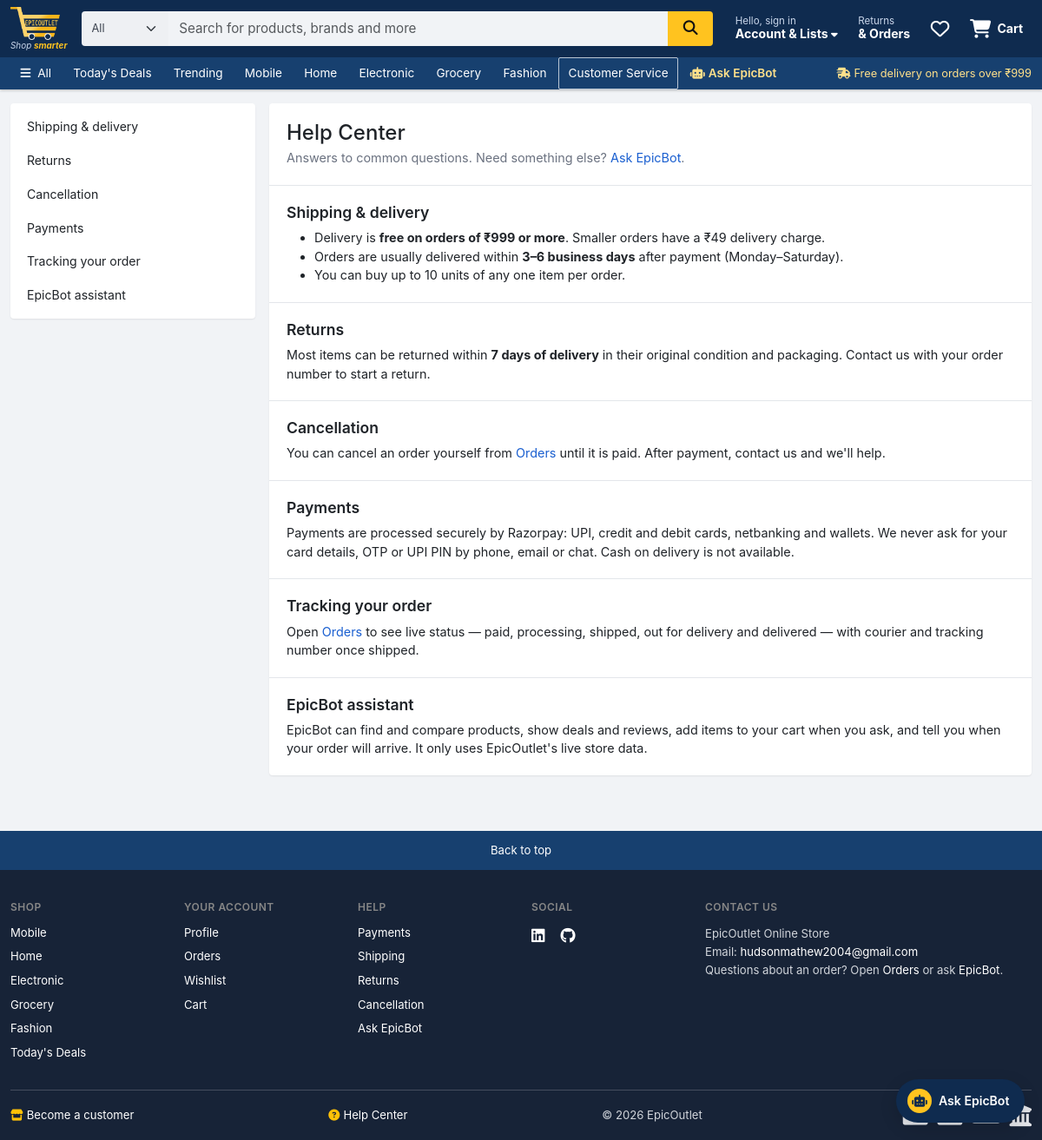
/help, run on the app's committed database.
### shop/models.py (models this page shows, shortened)
class Catagory(models.Model):
    name = models.CharField(max_length=150, null=False, blank=False, unique=True)
    image = CloudinaryField('image', folder='Epicoutlte/catagory/')
    description = models.TextField(max_length=500, null=False, blank=False)
    status = models.BooleanField(default=False, help_text="0-show, 1-Hidden")
    Created_at = models.DateTimeField(auto_now_add=True)
    order = models.PositiveIntegerField(default=0)
    objects = VisibleQuerySet.as_manager()
    class Meta:
        ordering = ['order']
        verbose_name = 'Category'
        verbose_name_plural = 'Categories'
    def get_absolute_url(self):
        return reverse('collection_view', args=[self.name])

### shop/views.py (the view)
# urls.py: path('help', views.help_page, name='help'),
def help_page(request):
    return render(request, 'shop/help.html', {
        'free_shipping_threshold': settings.FREE_SHIPPING_THRESHOLD,
        'shipping_fee': settings.SHIPPING_FEE,
        'delivery_min': settings.DELIVERY_MIN_DAYS,
        'delivery_max': settings.DELIVERY_MAX_DAYS,
        'max_qty': settings.MAX_QTY_PER_ITEM,
    })

### shop/context_processors.py (called while the page is built)
def store(request):
    context = {
        'SITE_NAME': settings.SITE_NAME,
        'nav_categories': visible_categories(),
        'cart_count': 0,
        'wishlist_count': 0,
        'wishlist_ids': set(),
    }
    user = getattr(request, 'user', None)
    if user is not None and user.is_authenticated:
        context['cart_count'] = cart.objects.filter(user=user).count()
        wishlist_ids = set(fav.objects.filter(user=user).values_list('product_id', flat=True))
        context['wishlist_ids'] = wishlist_ids
        context['wishlist_count'] = len(wishlist_ids)
    return context

### shop/models.py (called while the page is built)
    def visible(self):
        return self.filter(status=False)

### shop/services.py (called while the page is built)
def visible_categories():
    categories = cache.get(CATEGORY_CACHE_KEY)
    if categories is None:
        categories = list(Catagory.objects.visible())
        cache.set(CATEGORY_CACHE_KEY, categories, 300)
    return categories

### shop/templatetags/shop_extras.py (called while the page is built, shortened)
@register.filter
def inr(value):
    try:
        value = int(value)
    except (TypeError, ValueError):
        return value
    sign = '-' if value < 0 else ''
    digits = str(abs(value))
    if len(digits) <= 3:
        return sign + digits

### shop/templates/shop/help.html (shortened to what this page needs)
{% extends "shop/layouts/main.html" %}
{% load shop_extras %}
{% block content %}
<div class="container pt-3">
  <div class="row g-3">
    <div class="col-lg-3">
      <nav class="surface help-nav py-2" aria-label="Help topics">
        <a href="#shipping">Shipping &amp; delivery</a>
        <a href="#returns">Returns</a>
        <a href="#cancellation">Cancellation</a>
        <a href="#payments">Payments</a>
        <a href="#orders">Tracking your order</a>
        <a href="#epicbot">EpicBot assistant</a>
      </nav>
    </div>
    <div class="col-lg-9">
      <div class="surface">
        <div class="help-section">
          <h1 class="h4 mb-1">Help Center</h1>
          <p class="text-muted-2 mb-0">Answers to common questions. Need something else? <a href="{% url 'chat' %}">Ask EpicBot</a>.</p>
        </div>
        <section class="help-section" id="shipping">
          <h2>Shipping &amp; delivery</h2>
          <ul class="mb-0">
            <li>Delivery is <strong>free on orders of ₹{{ free_shipping_threshold|inr }} or more</strong>. Smaller orders have a ₹{{ shipping_fee }} delivery charge.</li>
            <li>Orders are usually delivered within <strong>{{ delivery_min }}–{{ delivery_max }} business days</strong> after payment (Monday–Saturday).</li>
            <li>You can buy up to {{ max_qty }} units of any one item per order.</li>
          </ul>
        </section>
        <section class="help-section" id="returns">
          <h2>Returns</h2>
          <p class="mb-0">Most items can be returned within <strong>7 days of delivery</strong> in their original condition and packaging. Contact us with your order number to start a return.</p>
        </section>
        <section class="help-section" id="cancellation">
          <h2>Cancellation</h2>
          <p class="mb-0">You can cancel an order yourself from <a href="{% url 'orders' %}">Orders</a> until it is paid. After payment, contact us and we'll help.</p>
        </section>
        <section class="help-section" id="payments">
          <h2>Payments</h2>
          <p class="mb-0">Payments are processed securely by Razorpay: UPI, credit and debit cards, netbanking and wallets. We never ask for your card details, OTP or UPI PIN by phone, email or chat. Cash on delivery is not available.</p>
        </section>
        <section class="help-section" id="orders">
          <h2>Tracking your order</h2>
          <p class="mb-0">Open <a href="{% url 'orders' %}">Orders</a> to see live status — paid, processing, shipped, out for delivery and delivered — with courier and tracking number once shipped.</p>
        </section>
        <section class="help-section" id="epicbot">
          <h2>EpicBot assistant</h2>
          <p class="mb-0">EpicBot can find and compare products, show deals and reviews, add items to your cart when you ask, and tell you when your order will arrive. It only uses EpicOutlet's live store data.</p>
        </section>
      </div>
    </div>
  </div>
</div>
{% endblock content %}

### shop/templates/shop/inc/navbar.html (shortened to what this page needs)
{% load static %}
{% with url_name=request.resolver_match.url_name %}
<header class="site-header">
  <div class="container">
    <div class="header-main">
      <a class="brand" href="{% url 'home' %}" aria-label="EpicOutlet home">
        <img src="{% static 'images/logo-header.png' %}" alt="EpicOutlet" width="58" height="38">
        <small>Shop <b>smarter</b></small>
      </a>
      <form class="header-search" role="search" action="{% url 'home' %}" method="get" data-suggest>
        <select id="searchCategory" name="category" class="form-select search-cat">
          <option value="">All</option>
        </select>
        <input id="navSearch" class="form-control" type="search" name="search" placeholder="Search for products, brands and more" value="{{ request.GET.search|default:'' }}" autocomplete="off" aria-autocomplete="list" aria-controls="searchSuggest">
        <button class="search-btn" type="submit" aria-label="Search"><i class="fa-solid fa-magnifying-glass" aria-hidden="true"></i></button>
      </form>
      <nav class="header-links" aria-label="Account and cart">
        <div class="dropdown">
          <button class="hlink" data-bs-toggle="dropdown" aria-expanded="false">
            <span>
              <span class="l1">Hello, {% if request.user.is_authenticated %}{{ request.user.first_name|default:request.user.username|truncatechars:14 }}{% else %}sign in{% endif %}</span>
              <span class="l2 hide-mobile">Account &amp; Lists <i class="fa-solid fa-caret-down small" aria-hidden="true"></i></span>
            </span>
          </button>
        </div>
        <a class="hlink hide-mobile" href="{% url 'orders' %}">
          <span><span class="l1">Returns</span><span class="l2">&amp; Orders</span></span>
        </a>
        <a class="hlink" href="{% url 'fav_page' %}" aria-label="Wishlist, {{ wishlist_count }} items">
          <span class="ico"><i class="fa-regular fa-heart" aria-hidden="true"></i><i class="cart-count" data-wishlist-count data-count="{{ wishlist_count }}">{% if wishlist_count %}{{ wishlist_count }}{% endif %}</i></span>
        </a>
        <a class="hlink" href="{% url 'cart' %}" aria-label="Cart, {{ cart_count }} items">
          <span class="ico"><i class="fa-solid fa-cart-shopping" aria-hidden="true"></i><i class="cart-count" data-cart-count data-count="{{ cart_count }}">{% if cart_count %}{{ cart_count }}{% endif %}</i></span>
          <span class="l2 hide-mobile">Cart</span>
        </a>
      </nav>
    </div>
  </div>
  <nav class="header-nav" aria-label="Departments">
    <div class="container inner">
      <a href="{% url 'collection' %}" class="{% if url_name == 'collection' %}active{% endif %}"><i class="fa-solid fa-bars me-1" aria-hidden="true"></i> All</a>
      <a href="{% url 'home' %}?sort=discount" class="{% if request.GET.sort == 'discount' %}active{% endif %}">Today's Deals</a>
      <a href="{% url 'home' %}?trending=1" class="{% if request.GET.trending == '1' %}active{% endif %}">Trending</a>
      {% for cat in nav_categories %}
      <a href="{{ cat.get_absolute_url }}" class="{% if url_name == 'collection_view' and request.resolver_match.kwargs.name == cat.name %}active{% endif %}">{{ cat.name }}</a>
      {% endfor %}
      <a href="{% url 'help' %}" class="{% if url_name == 'help' %}active{% endif %}">Customer Service</a>
      <a href="{% url 'chat' %}" class="ai-link {% if url_name == 'chat' %}active{% endif %}"><i class="fa-solid fa-robot me-1" aria-hidden="true"></i>Ask EpicBot</a>
      <span class="nav-note hide-mobile"><i class="fa-solid fa-truck-fast me-1" aria-hidden="true"></i>Free delivery on orders over ₹999</span>
    </div>
  </nav>
</header>
{% endwith %}

### shop/templates/shop/inc/footer.html (shortened to what this page needs)
{% load static %}
<a href="#top" class="back-to-top">Back to top</a>
<footer class="eo-footer">
  <div class="container">
    <div class="row g-4">
      <div class="col-6 col-md-3 col-lg-2">
        <h2>Shop</h2>
        <ul class="list-unstyled d-grid gap-2 mb-0">
          {% for cat in nav_categories|slice:":6" %}
          <li><a href="{{ cat.get_absolute_url }}">{{ cat.name }}</a></li>
          {% endfor %}
          <li><a href="{% url 'home' %}?sort=discount">Today's Deals</a></li>
        </ul>
      </div>
      <div class="col-6 col-md-3 col-lg-2">
        <h2>Your account</h2>
        <ul class="list-unstyled d-grid gap-2 mb-0">
          <li><a href="{% url 'profile' %}">Profile</a></li>
          <li><a href="{% url 'orders' %}">Orders</a></li>
          <li><a href="{% url 'fav_page' %}">Wishlist</a></li>
          <li><a href="{% url 'cart' %}">Cart</a></li>
        </ul>
      </div>
      <div class="col-6 col-md-3 col-lg-2">
        <h2>Help</h2>
        <ul class="list-unstyled d-grid gap-2 mb-0">
          <li><a href="{% url 'help' %}#payments">Payments</a></li>
          <li><a href="{% url 'help' %}#shipping">Shipping</a></li>
          <li><a href="{% url 'help' %}#returns">Returns</a></li>
          <li><a href="{% url 'help' %}#cancellation">Cancellation</a></li>
          <li><a href="{% url 'chat' %}">Ask EpicBot</a></li>
        </ul>
      </div>
      <div class="col-6 col-md-3 col-lg-2">
        <h2>Social</h2>
        <div class="social">
          <a href="https://www.linkedin.com/in/hudson-mathew-J" aria-label="LinkedIn" rel="noopener" target="_blank"><i class="fa-brands fa-linkedin" aria-hidden="true"></i></a>
          <a href="https://github.com/Hudsonmathew1910" aria-label="GitHub" rel="noopener" target="_blank"><i class="fa-brands fa-github" aria-hidden="true"></i></a>
        </div>
      </div>
      <div class="col-md-12 col-lg-4">
        <h2>Contact us</h2>
        <p class="contact mb-0">
          EpicOutlet Online Store<br>
          Email: <a href="mailto:hudsonmathew2004@gmail.com">hudsonmathew2004@gmail.com</a><br>
          Questions about an order? Open <a href="{% url 'orders' %}">Orders</a> or ask <a href="{% url 'chat' %}">EpicBot</a>.
        </p>
      </div>
    </div>
    <div class="footer-bottom">
      <span><a href="{% url 'register' %}"><i class="fa-solid fa-store me-1 text-warning" aria-hidden="true"></i>Become a customer</a></span>
      <span><a href="{% url 'help' %}"><i class="fa-solid fa-circle-question me-1 text-warning" aria-hidden="true"></i>Help Center</a></span>
      <span>&copy; {% now "Y" %} EpicOutlet</span>
      <span class="pay" aria-label="Accepted payment methods: Visa, Mastercard, RuPay cards, UPI, netbanking">
        <span class="upi">UPI</span>
        <i class="fa-solid fa-building-columns" aria-hidden="true" title="Netbanking"></i>
      </span>
    </div>
  </div>
</footer>

### data on the page
Catagory: name "Mobile"
Catagory: name "Home"
Catagory: name "Electronic"
Catagory: name "Grocery"
Catagory: name "Fashion"

### other printed values
{{ free_shipping_threshold|inr }} "999"
{{ shipping_fee }} "49"
{{ delivery_min }} "3"
{{ delivery_max }} "6"
{{ max_qty }} "10"
